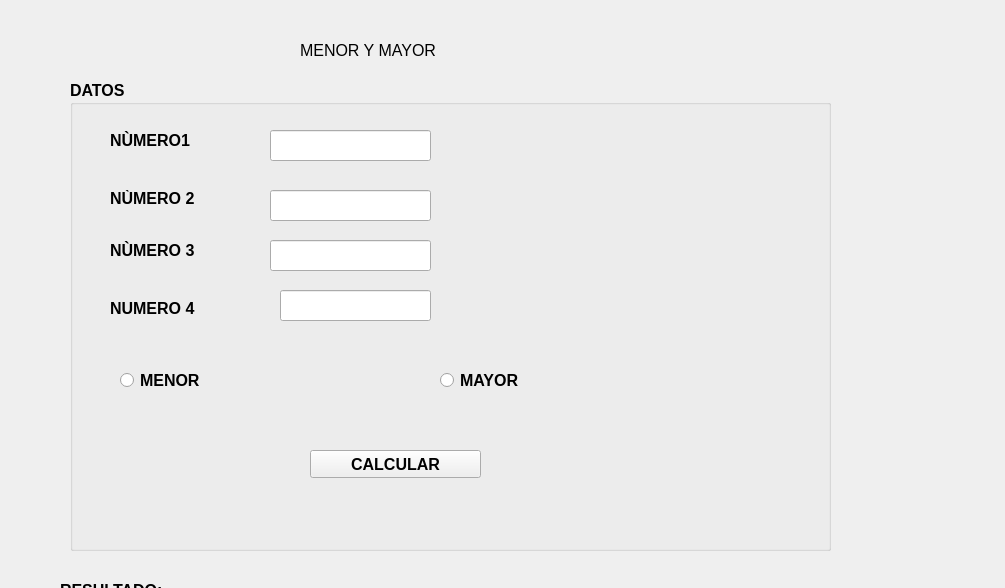
<?xml version="1.0" encoding="UTF-8"?>
<ui version="4.0">
 <class>MainWindow</class>
 <widget class="QMainWindow" name="MainWindow">
  <property name="geometry">
   <rect>
    <x>0</x>
    <y>0</y>
    <width>1005</width>
    <height>588</height>
   </rect>
  </property>
  <property name="windowTitle">
   <string>MainWindow</string>
  </property>
  <widget class="QWidget" name="centralwidget">
   <widget class="QGroupBox" name="groupBox">
    <property name="geometry">
     <rect>
      <x>70</x>
      <y>80</y>
      <width>761</width>
      <height>471</height>
     </rect>
    </property>
    <property name="font">
     <font>
      <pointsize>12</pointsize>
      <weight>75</weight>
      <bold>true</bold>
     </font>
    </property>
    <property name="title">
     <string>DATOS</string>
    </property>
    <widget class="QLabel" name="label_2">
     <property name="geometry">
      <rect>
       <x>40</x>
       <y>50</y>
       <width>101</width>
       <height>21</height>
      </rect>
     </property>
     <property name="font">
      <font>
       <weight>75</weight>
       <bold>true</bold>
      </font>
     </property>
     <property name="text">
      <string>NÙMERO1</string>
     </property>
    </widget>
    <widget class="QLabel" name="label_3">
     <property name="geometry">
      <rect>
       <x>40</x>
       <y>110</y>
       <width>111</width>
       <height>16</height>
      </rect>
     </property>
     <property name="font">
      <font>
       <weight>75</weight>
       <bold>true</bold>
      </font>
     </property>
     <property name="text">
      <string>NÙMERO 2</string>
     </property>
    </widget>
    <widget class="QLabel" name="label_4">
     <property name="geometry">
      <rect>
       <x>40</x>
       <y>160</y>
       <width>111</width>
       <height>21</height>
      </rect>
     </property>
     <property name="font">
      <font>
       <weight>75</weight>
       <bold>true</bold>
      </font>
     </property>
     <property name="text">
      <string>NÙMERO 3</string>
     </property>
    </widget>
    <widget class="QLabel" name="label_5">
     <property name="geometry">
      <rect>
       <x>40</x>
       <y>220</y>
       <width>111</width>
       <height>16</height>
      </rect>
     </property>
     <property name="font">
      <font>
       <weight>75</weight>
       <bold>true</bold>
      </font>
     </property>
     <property name="text">
      <string>NUMERO 4</string>
     </property>
    </widget>
    <widget class="QRadioButton" name="rbmayor">
     <property name="geometry">
      <rect>
       <x>50</x>
       <y>290</y>
       <width>95</width>
       <height>20</height>
      </rect>
     </property>
     <property name="font">
      <font>
       <weight>75</weight>
       <bold>true</bold>
      </font>
     </property>
     <property name="text">
      <string>MENOR</string>
     </property>
    </widget>
    <widget class="QRadioButton" name="rbmenor">
     <property name="geometry">
      <rect>
       <x>370</x>
       <y>290</y>
       <width>95</width>
       <height>20</height>
      </rect>
     </property>
     <property name="font">
      <font>
       <weight>75</weight>
       <bold>true</bold>
      </font>
     </property>
     <property name="text">
      <string>MAYOR</string>
     </property>
    </widget>
    <widget class="QPushButton" name="btncalcular">
     <property name="geometry">
      <rect>
       <x>240</x>
       <y>370</y>
       <width>171</width>
       <height>28</height>
      </rect>
     </property>
     <property name="font">
      <font>
       <weight>75</weight>
       <bold>true</bold>
      </font>
     </property>
     <property name="text">
      <string>CALCULAR</string>
     </property>
    </widget>
    <widget class="QLineEdit" name="txtnumero1">
     <property name="geometry">
      <rect>
       <x>200</x>
       <y>50</y>
       <width>161</width>
       <height>31</height>
      </rect>
     </property>
    </widget>
    <widget class="QLineEdit" name="txtnumero2">
     <property name="geometry">
      <rect>
       <x>200</x>
       <y>110</y>
       <width>161</width>
       <height>31</height>
      </rect>
     </property>
    </widget>
    <widget class="QLineEdit" name="txtnumero3">
     <property name="geometry">
      <rect>
       <x>200</x>
       <y>160</y>
       <width>161</width>
       <height>31</height>
      </rect>
     </property>
    </widget>
    <widget class="QLineEdit" name="txtnumero4">
     <property name="geometry">
      <rect>
       <x>210</x>
       <y>210</y>
       <width>151</width>
       <height>31</height>
      </rect>
     </property>
    </widget>
   </widget>
   <widget class="QLabel" name="label">
    <property name="geometry">
     <rect>
      <x>300</x>
      <y>40</y>
      <width>171</width>
      <height>21</height>
     </rect>
    </property>
    <property name="font">
     <font>
      <pointsize>12</pointsize>
     </font>
    </property>
    <property name="text">
     <string>MENOR Y MAYOR</string>
    </property>
   </widget>
   <widget class="QGroupBox" name="rblresultado">
    <property name="geometry">
     <rect>
      <x>60</x>
      <y>580</y>
      <width>791</width>
      <height>201</height>
     </rect>
    </property>
    <property name="font">
     <font>
      <pointsize>12</pointsize>
      <weight>75</weight>
      <bold>true</bold>
     </font>
    </property>
    <property name="title">
     <string>RESULTADO:</string>
    </property>
    <widget class="QLabel" name="label_6">
     <property name="geometry">
      <rect>
       <x>50</x>
       <y>60</y>
       <width>55</width>
       <height>16</height>
      </rect>
     </property>
     <property name="text">
      <string>TextLabel</string>
     </property>
    </widget>
   </widget>
  </widget>
 </widget>
 <resources/>
 <connections/>
</ui>
